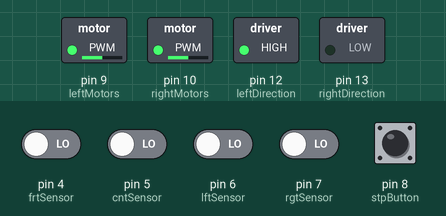
Bench run of a sketch on a simulated Arduino Uno, built with avr-gcc and run on an emulated ATmega328P. On the bench: switched loads named in the sketch (green lamp = pin HIGH). The inputs (shaded band) are chosen by the test bench; at power-on: pin 8 (stpButton) HIGH, pin 4 (frtSensor), pin 5 (cntSensor), pin 6 (lftSensor), pin 7 (rgtSensor) LOW.

Above: at 0.1 s.
At 3.2 s:
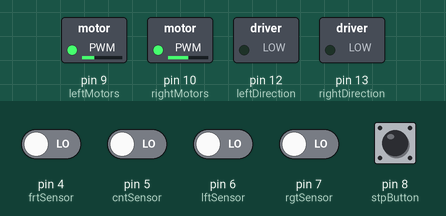
3.3 s: pin 8 (stpButton) pulled LOW for 0.15 s
At 3.4 s:
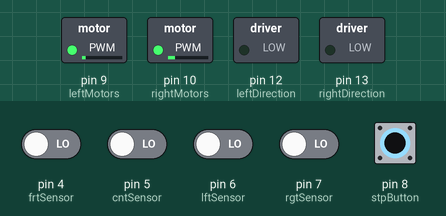
Timing chart, 0 to 6.3 s (numbered marks = the images above; inputs shaded):
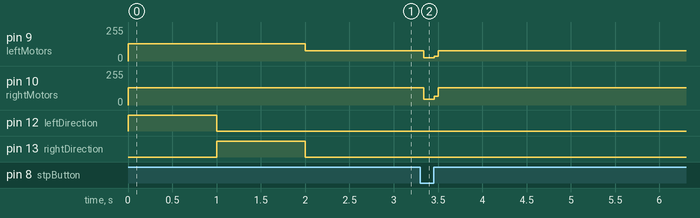

Measured:
- after the input at 3.3 s, pin 9 (leftMotors): 78/255 → 23/255 at once, → 78/255 0.12 s later; pin 10 (rightMotors): 128/255 → 43/255 at once, → 128/255 0.12 s later

The sketch:

Rover.lnk.ino
```cpp
/*
 *4-Wetenschappelijk project
 *lijnvolgende robot
 *Eerste test
 *09/03/2017
 */

//initialiatie globale variablen

//digitale pinnen
 const byte leftMotors=9;//pwm pinnen
 const byte rightMotors=10;//pwm pinnen
 const byte leftDirection=12;
 const byte rightDirection=13;
 const byte frtSensor=4;  //front sensor
 const byte cntSensor=5;  //center sensor
 const byte lftSensor=6;  //left sensor
 const byte rgtSensor=7;  //right sensor
 const byte stpButton=8;  //stop button
 //directies
 const byte FWD = 0;
 const byte BWD = 1;
 //snelheid
 const byte spd = 128;

//code die in het begin wordt uitgevoerd
void setup() {
  //OUTPUT PINNEN
  pinMode(leftMotors,OUTPUT);
  pinMode(rightMotors,OUTPUT);
  pinMode(leftDirection,OUTPUT);
  pinMode(rightDirection,OUTPUT);
  //INPUT PINNEN
  pinMode(frtSensor,INPUT);
  pinMode(cntSensor,INPUT);
  pinMode(lftSensor,INPUT);
  pinMode(rgtSensor,INPUT);
  pinMode(stpButton,INPUT_PULLUP);
  //motors testen
  testMotors();

}
//de loop die constant wordt uitgevoerd
void loop() {
  //initialisatie variablen
  byte S;
  int *sensors[3];
  //start van de code

  //volgende code bepaakt welke actie moet ondernomen worden bij welke sensor stand

  *sensors = readSensors();
  //Rechtelijn
  if(sensors[1] && sensors[3]){
    forward(128);
  }
  //Links
  if(sensors[1] && sensors[2]){
    left(128);
  }
  //Rechts
  if(sensors[0] && sensors[1]){
    right(128);
  }
  //Eindpunt
  if(sensors[0] && sensors[2] && sensors[3]){
    emergencyStop();
  }
  //Doodlopend
  if(sensors[3]){
    left(255);
  }
  //Afwijking Links
  if(sensors[0]){
    correctLeft(128);
  }
  //Afwijking Rechts
  if(sensors[2]){
    correctRight(128);
  }


  //knopbesturing: zorgt voor de besturing van de robot met behulp van knoppen
  S = digitalRead(stpButton);
  //Er wordt gekeken naar een gelijkenis met 0 omdat er pull up resistoren gebruikt werden
  if(S==0) {
    emergencyStop();
  }

}

//functie dat de sensors inleest in een array, de mogelijke waarde zijn 1 of 0; een 1 is wit, een 0 is de zwarte lijn
//de array heeft vaste plaatsen voor de sensoren: 3=front, 2=left, 1=center, 0=right
int * readSensors(){
  static int sensor[3];
  sensor[0] = digitalRead(rgtSensor);
  int temp = digitalRead(cntSensor);
  if(temp==HIGH){
    sensor[1] = 0;
  }
  else{
    sensor[1] = 1;
  }
  sensor[2] = digitalRead(lftSensor);
  sensor[3] = digitalRead(frtSensor);
  return sensor;
}

//functie die de motoren test door de robot links en daarna rechts te doen draaien
void testMotors() {
  left(128);
  delay(1000);//één seconde wachten
  left(0);
  right(128);
  delay(1000);//één seconde wachten
  right(0);

}

//functie om de robot rechtdoor te doen bewegen
void forward(byte velocity) {
  digitalWrite(leftDirection,FWD);
  digitalWrite(rightDirection,FWD);
  analogWrite(leftMotors,velocity);
  analogWrite(rightMotors,velocity);
}

//functie om de robot achteruit te doen bewegen
void backward(byte velocity) {
  digitalWrite(leftDirection,BWD);
  digitalWrite(rightDirection,BWD);
  analogWrite(leftMotors,velocity);
  analogWrite(rightMotors,velocity);
}

//functie om de robot links te doen bewegen
void left(byte velocity) {
  digitalWrite(leftDirection,BWD);
  digitalWrite(rightDirection,FWD);
  analogWrite(leftMotors,velocity);
  analogWrite(rightMotors,velocity);
}

//functie om de robot rechts te doen bewegen
void right(byte velocity) {
  digitalWrite(leftDirection,FWD);
  digitalWrite(rightDirection,BWD);
  analogWrite(leftMotors,velocity);
  analogWrite(rightMotors,velocity);
}
//functie om linkse afwijking op te vangen
void correctLeft(byte velocity) {
  digitalWrite(leftDirection,FWD);
  digitalWrite(rightDirection,FWD);
  analogWrite(leftMotors,velocity-50);
  analogWrite(rightMotors,velocity);
}
//functie om rechtse afwijking op te vangen
void correctRight(byte velocity) {
  digitalWrite(leftDirection,FWD);
  digitalWrite(rightDirection,FWD);
  analogWrite(leftMotors,velocity);
  analogWrite(rightMotors,velocity-50);
}
//functie om de robot tot stilstand te brengen
void emergencyStop() {
    analogWrite(leftMotors,0);
    analogWrite(rightMotors,0);
}
```
